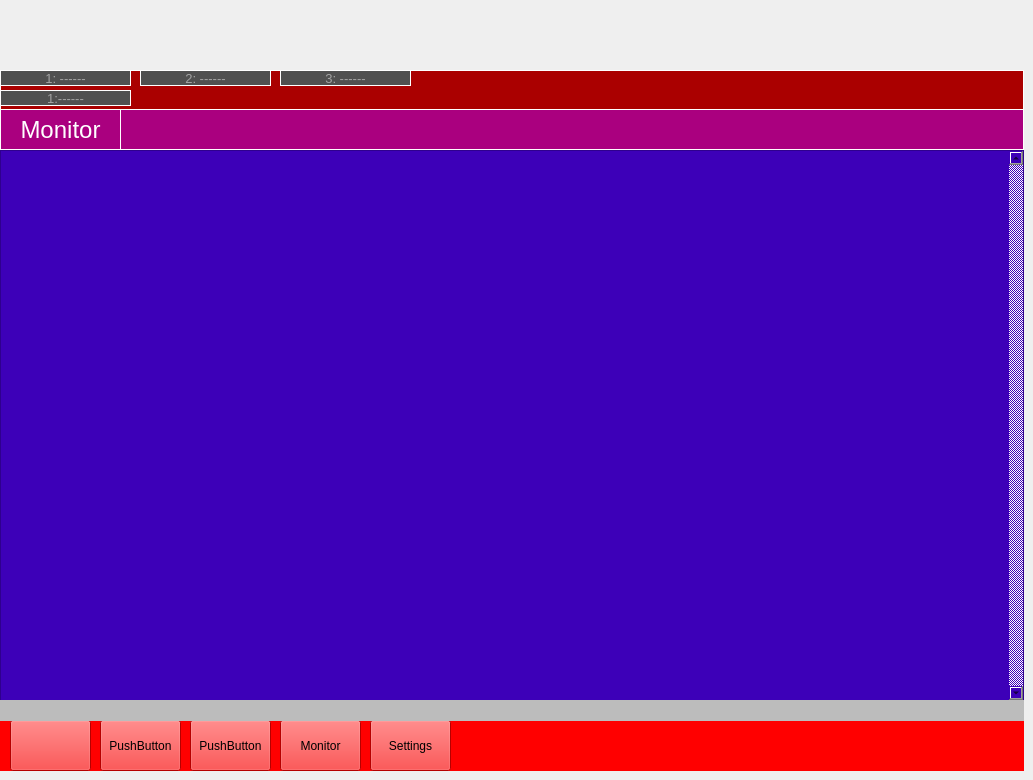
  <widget class="QWidget" name="centralwidget">
   <widget class="QWidget" name="widButtons" native="true">
    <property name="geometry">
     <rect>
      <x>0</x>
      <y>720</y>
      <width>1024</width>
      <height>51</height>
     </rect>
    </property>
    <property name="palette">
     <palette>
      <active>
       <colorrole role="WindowText">
        <brush brushstyle="SolidPattern">
         <color alpha="255">
          <red>0</red>
          <green>0</green>
          <blue>0</blue>
         </color>
        </brush>
       </colorrole>
       <colorrole role="Button">
        <brush brushstyle="SolidPattern">
         <color alpha="255">
          <red>255</red>
          <green>0</green>
          <blue>0</blue>
         </color>
        </brush>
       </colorrole>
       <colorrole role="Light">
        <brush brushstyle="SolidPattern">
         <color alpha="255">
          <red>255</red>
          <green>127</green>
          <blue>127</blue>
         </color>
        </brush>
       </colorrole>
       <colorrole role="Midlight">
        <brush brushstyle="SolidPattern">
         <color alpha="255">
          <red>255</red>
          <green>63</green>
          <blue>63</blue>
         </color>
        </brush>
       </colorrole>
       <colorrole role="Dark">
        <brush brushstyle="SolidPattern">
         <color alpha="255">
          <red>127</red>
          <green>0</green>
          <blue>0</blue>
         </color>
        </brush>
       </colorrole>
       <colorrole role="Mid">
        <brush brushstyle="SolidPattern">
         <color alpha="255">
          <red>170</red>
          <green>0</green>
          <blue>0</blue>
         </color>
        </brush>
       </colorrole>
       <colorrole role="Text">
        <brush brushstyle="SolidPattern">
         <color alpha="255">
          <red>0</red>
          <green>0</green>
          <blue>0</blue>
         </color>
        </brush>
       </colorrole>
       <colorrole role="BrightText">
        <brush brushstyle="SolidPattern">
         <color alpha="255">
          <red>255</red>
          <green>255</green>
          <blue>255</blue>
         </color>
        </brush>
       </colorrole>
       <colorrole role="ButtonText">
        <brush brushstyle="SolidPattern">
         <color alpha="255">
          <red>0</red>
          <green>0</green>
          <blue>0</blue>
         </color>
        </brush>
       </colorrole>
       <colorrole role="Base">
        <brush brushstyle="SolidPattern">
         <color alpha="255">
          <red>255</red>
          <green>255</green>
          <blue>255</blue>
         </color>
        </brush>
       </colorrole>
       <colorrole role="Window">
        <brush brushstyle="SolidPattern">
         <color alpha="255">
          <red>255</red>
          <green>0</green>
          <blue>0</blue>
         </color>
        </brush>
       </colorrole>
       <colorrole role="Shadow">
        <brush brushstyle="SolidPattern">
         <color alpha="255">
          <red>0</red>
          <green>0</green>
          <blue>0</blue>
         </color>
        </brush>
       </colorrole>
       <colorrole role="AlternateBase">
        <brush brushstyle="SolidPattern">
         <color alpha="255">
          <red>255</red>
          <green>127</green>
          <blue>127</blue>
         </color>
        </brush>
       </colorrole>
       <colorrole role="ToolTipBase">
        <brush brushstyle="SolidPattern">
         <color alpha="255">
          <red>255</red>
          <green>255</green>
          <blue>220</blue>
         </color>
        </brush>
       </colorrole>
       <colorrole role="ToolTipText">
        <brush brushstyle="SolidPattern">
         <color alpha="255">
          <red>0</red>
          <green>0</green>
          <blue>0</blue>
         </color>
        </brush>
       </colorrole>
      </active>
      <inactive>
       <colorrole role="WindowText">
        <brush brushstyle="SolidPattern">
         <color alpha="255">
          <red>0</red>
          <green>0</green>
          <blue>0</blue>
         </color>
        </brush>
       </colorrole>
       <colorrole role="Button">
        <brush brushstyle="SolidPattern">
         <color alpha="255">
          <red>255</red>
          <green>0</green>
          <blue>0</blue>
         </color>
        </brush>
       </colorrole>
       <colorrole role="Light">
        <brush brushstyle="SolidPattern">
         <color alpha="255">
          <red>255</red>
          <green>127</green>
          <blue>127</blue>
         </color>
        </brush>
       </colorrole>
       <colorrole role="Midlight">
        <brush brushstyle="SolidPattern">
         <color alpha="255">
          <red>255</red>
          <green>63</green>
          <blue>63</blue>
         </color>
        </brush>
       </colorrole>
       <colorrole role="Dark">
        <brush brushstyle="SolidPattern">
         <color alpha="255">
          <red>127</red>
          <green>0</green>
          <blue>0</blue>
         </color>
        </brush>
       </colorrole>
       <colorrole role="Mid">
        <brush brushstyle="SolidPattern">
         <color alpha="255">
          <red>170</red>
          <green>0</green>
          <blue>0</blue>
         </color>
        </brush>
       </colorrole>
       <colorrole role="Text">
        <brush brushstyle="SolidPattern">
         <color alpha="255">
          <red>0</red>
          <green>0</green>
          <blue>0</blue>
         </color>
        </brush>
       </colorrole>
       <colorrole role="BrightText">
        <brush brushstyle="SolidPattern">
         <color alpha="255">
          <red>255</red>
          <green>255</green>
          <blue>255</blue>
         </color>
        </brush>
       </colorrole>
       <colorrole role="ButtonText">
        <brush brushstyle="SolidPattern">
         <color alpha="255">
          <red>0</red>
          <green>0</green>
          <blue>0</blue>
         </color>
        </brush>
       </colorrole>
       <colorrole role="Base">
        <brush brushstyle="SolidPattern">
         <color alpha="255">
          <red>255</red>
          <green>255</green>
          <blue>255</blue>
         </color>
        </brush>
       </colorrole>
       <colorrole role="Window">
        <brush brushstyle="SolidPattern">
         <color alpha="255">
          <red>255</red>
          <green>0</green>
          <blue>0</blue>
         </color>
        </brush>
       </colorrole>
       <colorrole role="Shadow">
        <brush brushstyle="SolidPattern">
         <color alpha="255">
          <red>0</red>
          <green>0</green>
          <blue>0</blue>
         </color>
        </brush>
       </colorrole>
       <colorrole role="AlternateBase">
        <brush brushstyle="SolidPattern">
         <color alpha="255">
          <red>255</red>
          <green>127</green>
          <blue>127</blue>
         </color>
        </brush>
       </colorrole>
       <colorrole role="ToolTipBase">
        <brush brushstyle="SolidPattern">
         <color alpha="255">
          <red>255</red>
          <green>255</green>
          <blue>220</blue>
         </color>
        </brush>
       </colorrole>
       <colorrole role="ToolTipText">
        <brush brushstyle="SolidPattern">
         <color alpha="255">
          <red>0</red>
          <green>0</green>
          <blue>0</blue>
         </color>
        </brush>
       </colorrole>
      </inactive>
      <disabled>
       <colorrole role="WindowText">
        <brush brushstyle="SolidPattern">
         <color alpha="255">
          <red>127</red>
          <green>0</green>
          <blue>0</blue>
         </color>
        </brush>
       </colorrole>
       <colorrole role="Button">
        <brush brushstyle="SolidPattern">
         <color alpha="255">
          <red>255</red>
          <green>0</green>
          <blue>0</blue>
         </color>
        </brush>
       </colorrole>
       <colorrole role="Light">
        <brush brushstyle="SolidPattern">
         <color alpha="255">
          <red>255</red>
          <green>127</green>
          <blue>127</blue>
         </color>
        </brush>
       </colorrole>
       <colorrole role="Midlight">
        <brush brushstyle="SolidPattern">
         <color alpha="255">
          <red>255</red>
          <green>63</green>
          <blue>63</blue>
         </color>
        </brush>
       </colorrole>
       <colorrole role="Dark">
        <brush brushstyle="SolidPattern">
         <color alpha="255">
          <red>127</red>
          <green>0</green>
          <blue>0</blue>
         </color>
        </brush>
       </colorrole>
       <colorrole role="Mid">
        <brush brushstyle="SolidPattern">
         <color alpha="255">
          <red>170</red>
          <green>0</green>
          <blue>0</blue>
         </color>
        </brush>
       </colorrole>
       <colorrole role="Text">
        <brush brushstyle="SolidPattern">
         <color alpha="255">
          <red>127</red>
          <green>0</green>
          <blue>0</blue>
         </color>
        </brush>
       </colorrole>
       <colorrole role="BrightText">
        <brush brushstyle="SolidPattern">
         <color alpha="255">
          <red>255</red>
          <green>255</green>
          <blue>255</blue>
         </color>
        </brush>
       </colorrole>
       <colorrole role="ButtonText">
        <brush brushstyle="SolidPattern">
         <color alpha="255">
          <red>127</red>
          <green>0</green>
          <blue>0</blue>
         </color>
        </brush>
       </colorrole>
       <colorrole role="Base">
        <brush brushstyle="SolidPattern">
         <color alpha="255">
          <red>255</red>
          <green>0</green>
          <blue>0</blue>
         </color>
        </brush>
       </colorrole>
       <colorrole role="Window">
        <brush brushstyle="SolidPattern">
         <color alpha="255">
          <red>255</red>
          <green>0</green>
          <blue>0</blue>
         </color>
        </brush>
       </colorrole>
       <colorrole role="Shadow">
        <brush brushstyle="SolidPattern">
         <color alpha="255">
          <red>0</red>
          <green>0</green>
          <blue>0</blue>
         </color>
        </brush>
       </colorrole>
       <colorrole role="AlternateBase">
        <brush brushstyle="SolidPattern">
         <color alpha="255">
          <red>255</red>
          <green>0</green>
          <blue>0</blue>
         </color>
        </brush>
       </colorrole>
       <colorrole role="ToolTipBase">
        <brush brushstyle="SolidPattern">
         <color alpha="255">
          <red>255</red>
          <green>255</green>
          <blue>220</blue>
         </color>
        </brush>
       </colorrole>
       <colorrole role="ToolTipText">
        <brush brushstyle="SolidPattern">
         <color alpha="255">
          <red>0</red>
          <green>0</green>
          <blue>0</blue>
         </color>
        </brush>
       </colorrole>
      </disabled>
     </palette>
    </property>
    <property name="autoFillBackground">
     <bool>true</bool>
    </property>
    <widget class="QPushButton" name="pBMheard">
     <property name="geometry">
      <rect>
       <x>10</x>
       <y>0</y>
       <width>81</width>
       <height>51</height>
      </rect>
     </property>
     <property name="text">
      <string/>
     </property>
     <property name="icon">
      <iconset>
       <normaloff>graphics/mheard.png</normaloff>graphics/mheard.png</iconset>
     </property>
     <property name="iconSize">
      <size>
       <width>81</width>
       <height>51</height>
      </size>
     </property>
    </widget>
    <widget class="QPushButton" name="pushButton_2">
     <property name="geometry">
      <rect>
       <x>100</x>
       <y>0</y>
       <width>81</width>
       <height>51</height>
      </rect>
     </property>
     <property name="text">
      <string>PushButton</string>
     </property>
    </widget>
    <widget class="QPushButton" name="pushButton_3">
     <property name="geometry">
      <rect>
       <x>190</x>
       <y>0</y>
       <width>81</width>
       <height>51</height>
      </rect>
     </property>
     <property name="text">
      <string>PushButton</string>
     </property>
    </widget>
    <widget class="QPushButton" name="pBSettings">
     <property name="geometry">
      <rect>
       <x>370</x>
       <y>0</y>
       <width>81</width>
       <height>51</height>
      </rect>
     </property>
     <property name="text">
      <string>Settings</string>
     </property>
    </widget>
    <widget class="QPushButton" name="pBMonitor">
     <property name="geometry">
      <rect>
       <x>280</x>
       <y>0</y>
       <width>81</width>
       <height>51</height>
      </rect>
     </property>
     <property name="text">
      <string>Monitor</string>
     </property>
    </widget>
   </widget>
   <widget class="QWidget" name="widMonitor" native="true">
    <property name="geometry">
     <rect>
      <x>0</x>
      <y>150</y>
      <width>1024</width>
      <height>571</height>
     </rect>
    </property>
    <property name="styleSheet">
     <string notr="true">background-color: rgb(61, 0, 184);</string>
    </property>
    <widget class="QTextEdit" name="tEMonitor">
     <property name="enabled">
      <bool>true</bool>
     </property>
     <property name="geometry">
      <rect>
       <x>0</x>
       <y>0</y>
       <width>1024</width>
       <height>551</height>
      </rect>
     </property>
     <property name="font">
      <font>
       <family>MS Shell Dlg 2</family>
       <pointsize>14</pointsize>
       <weight>9</weight>
       <italic>false</italic>
       <bold>false</bold>
      </font>
     </property>
     <property name="styleSheet">
      <string notr="true">font: 75 14pt &quot;MS Shell Dlg 2&quot;;</string>
     </property>
     <property name="verticalScrollBarPolicy">
      <enum>Qt::ScrollBarAlwaysOn</enum>
     </property>
     <property name="overwriteMode">
      <bool>false</bool>
     </property>
     <property name="textInteractionFlags">
      <set>Qt::NoTextInteraction</set>
     </property>
     <property name="placeholderText">
      <string/>
     </property>
    </widget>
   </widget>
   <widget class="QWidget" name="widMheard" native="true">
    <property name="enabled">
     <bool>false</bool>
    </property>
    <property name="geometry">
     <rect>
      <x>0</x>
      <y>150</y>
      <width>1024</width>
      <height>571</height>
     </rect>
    </property>
    <property name="styleSheet">
     <string notr="true">background-color:rgb(185, 185, 185);</string>
    </property>
    <widget class="QListView" name="listView">
     <property name="geometry">
      <rect>
       <x>0</x>
       <y>0</y>
       <width>1024</width>
       <height>571</height>
      </rect>
     </property>
    </widget>
   </widget>
   <widget class="QWidget" name="widStatus" native="true">
    <property name="geometry">
     <rect>
      <x>0</x>
      <y>109</y>
      <width>1024</width>
      <height>41</height>
     </rect>
    </property>
    <property name="styleSheet">
     <string notr="true">background-color: rgb(170, 0, 127);
border-color: rgb(255, 255, 255);
border-style: outset;
border-width: 1px;</string>
    </property>
    <widget class="QLabel" name="lWTitle">
     <property name="geometry">
      <rect>
       <x>0</x>
       <y>0</y>
       <width>121</width>
       <height>41</height>
      </rect>
     </property>
     <property name="font">
      <font>
       <pointsize>18</pointsize>
       <weight>50</weight>
       <bold>false</bold>
      </font>
     </property>
     <property name="styleSheet">
      <string notr="true">color: rgb(255, 255, 255);</string>
     </property>
     <property name="text">
      <string>Monitor</string>
     </property>
     <property name="alignment">
      <set>Qt::AlignCenter</set>
     </property>
    </widget>
   </widget>
   <widget class="QWidget" name="widChannels" native="true">
    <property name="geometry">
     <rect>
      <x>0</x>
      <y>70</y>
      <width>1024</width>
      <height>41</height>
     </rect>
    </property>
    <property name="styleSheet">
     <string notr="true">background-color: rgb(170, 0, 0);
border-color: rgb(255, 255, 255);
border-style: outset;
border-width: 1px;</string>
    </property>
    <widget class="QPushButton" name="pBChan1">
     <property name="geometry">
      <rect>
       <x>0</x>
       <y>0</y>
       <width>131</width>
       <height>16</height>
      </rect>
     </property>
     <property name="font">
      <font>
       <pointsize>10</pointsize>
      </font>
     </property>
     <property name="styleSheet">
      <string notr="true">background-color: rgb(80, 80, 80);
color: rgb(163, 163, 163);</string>
     </property>
     <property name="text">
      <string>1: ------</string>
     </property>
    </widget>
    <widget class="QPushButton" name="pushButton_4">
     <property name="geometry">
      <rect>
       <x>0</x>
       <y>20</y>
       <width>131</width>
       <height>16</height>
      </rect>
     </property>
     <property name="font">
      <font>
       <pointsize>10</pointsize>
      </font>
     </property>
     <property name="styleSheet">
      <string notr="true">background-color: rgb(80, 80, 80);
color: rgb(163, 163, 163);</string>
     </property>
     <property name="text">
      <string>1:------</string>
     </property>
    </widget>
    <widget class="QPushButton" name="pushButton_5">
     <property name="geometry">
      <rect>
       <x>140</x>
       <y>0</y>
       <width>131</width>
       <height>16</height>
      </rect>
     </property>
     <property name="font">
      <font>
       <pointsize>10</pointsize>
      </font>
     </property>
     <property name="styleSheet">
      <string notr="true">background-color: rgb(80, 80, 80);
color: rgb(163, 163, 163);</string>
     </property>
     <property name="text">
      <string>2: ------</string>
     </property>
    </widget>
    <widget class="QPushButton" name="pushButton_6">
     <property name="geometry">
      <rect>
       <x>280</x>
       <y>0</y>
       <width>131</width>
       <height>16</height>
      </rect>
     </property>
     <property name="font">
      <font>
       <pointsize>10</pointsize>
      </font>
     </property>
     <property name="styleSheet">
      <string notr="true">background-color: rgb(80, 80, 80);
color: rgb(163, 163, 163);</string>
     </property>
     <property name="text">
      <string>3: ------</string>
     </property>
    </widget>
   </widget>
   <widget class="QWidget" name="widChan1" native="true">
    <property name="geometry">
     <rect>
      <x>0</x>
      <y>150</y>
      <width>1024</width>
      <height>551</height>
     </rect>
    </property>
    <property name="styleSheet">
     <string notr="true">background-color: rgb(90, 90, 90);</string>
    </property>
    <widget class="QTextEdit" name="tECh1">
     <property name="geometry">
      <rect>
       <x>0</x>
       <y>0</y>
       <width>1024</width>
       <height>551</height>
      </rect>
     </property>
     <property name="styleSheet">
      <string notr="true">font: 75 14pt &quot;MS Shell Dlg 2&quot;;</string>
     </property>
     <property name="verticalScrollBarPolicy">
      <enum>Qt::ScrollBarAlwaysOn</enum>
     </property>
     <property name="textInteractionFlags">
      <set>Qt::NoTextInteraction</set>
     </property>
    </widget>
   </widget>
   <widget class="QWidget" name="widButtonsCh1" native="true">
    <property name="geometry">
     <rect>
      <x>0</x>
      <y>720</y>
      <width>1024</width>
      <height>51</height>
     </rect>
    </property>
    <property name="palette">
     <palette>
      <active>
       <colorrole role="WindowText">
        <brush brushstyle="SolidPattern">
         <color alpha="255">
          <red>0</red>
          <green>0</green>
          <blue>0</blue>
         </color>
        </brush>
       </colorrole>
       <colorrole role="Button">
        <brush brushstyle="SolidPattern">
         <color alpha="255">
          <red>255</red>
          <green>0</green>
          <blue>0</blue>
         </color>
        </brush>
       </colorrole>
       <colorrole role="Light">
        <brush brushstyle="SolidPattern">
         <color alpha="255">
          <red>255</red>
          <green>127</green>
          <blue>127</blue>
         </color>
        </brush>
       </colorrole>
       <colorrole role="Midlight">
        <brush brushstyle="SolidPattern">
         <color alpha="255">
          <red>255</red>
          <green>63</green>
          <blue>63</blue>
         </color>
        </brush>
       </colorrole>
       <colorrole role="Dark">
        <brush brushstyle="SolidPattern">
         <color alpha="255">
          <red>127</red>
          <green>0</green>
          <blue>0</blue>
         </color>
        </brush>
       </colorrole>
       <colorrole role="Mid">
        <brush brushstyle="SolidPattern">
         <color alpha="255">
          <red>170</red>
          <green>0</green>
          <blue>0</blue>
         </color>
        </brush>
       </colorrole>
       <colorrole role="Text">
        <brush brushstyle="SolidPattern">
         <color alpha="255">
          <red>0</red>
          <green>0</green>
          <blue>0</blue>
         </color>
        </brush>
       </colorrole>
       <colorrole role="BrightText">
        <brush brushstyle="SolidPattern">
         <color alpha="255">
          <red>255</red>
          <green>255</green>
          <blue>255</blue>
         </color>
        </brush>
       </colorrole>
       <colorrole role="ButtonText">
        <brush brushstyle="SolidPattern">
         <color alpha="255">
          <red>0</red>
          <green>0</green>
          <blue>0</blue>
         </color>
        </brush>
       </colorrole>
       <colorrole role="Base">
        <brush brushstyle="SolidPattern">
         <color alpha="255">
          <red>255</red>
          <green>255</green>
          <blue>255</blue>
         </color>
        </brush>
       </colorrole>
       <colorrole role="Window">
        <brush brushstyle="SolidPattern">
         <color alpha="255">
          <red>255</red>
          <green>0</green>
          <blue>0</blue>
         </color>
        </brush>
       </colorrole>
       <colorrole role="Shadow">
        <brush brushstyle="SolidPattern">
         <color alpha="255">
          <red>0</red>
          <green>0</green>
          <blue>0</blue>
         </color>
        </brush>
       </colorrole>
       <colorrole role="AlternateBase">
        <brush brushstyle="SolidPattern">
         <color alpha="255">
          <red>255</red>
          <green>127</green>
          <blue>127</blue>
         </color>
        </brush>
       </colorrole>
       <colorrole role="ToolTipBase">
        <brush brushstyle="SolidPattern">
         <color alpha="255">
          <red>255</red>
          <green>255</green>
          <blue>220</blue>
         </color>
        </brush>
       </colorrole>
       <colorrole role="ToolTipText">
        <brush brushstyle="SolidPattern">
         <color alpha="255">
          <red>0</red>
          <green>0</green>
          <blue>0</blue>
         </color>
        </brush>
       </colorrole>
      </active>
      <inactive>
       <colorrole role="WindowText">
        <brush brushstyle="SolidPattern">
         <color alpha="255">
          <red>0</red>
          <green>0</green>
          <blue>0</blue>
         </color>
        </brush>
       </colorrole>
       <colorrole role="Button">
        <brush brushstyle="SolidPattern">
         <color alpha="255">
          <red>255</red>
          <green>0</green>
          <blue>0</blue>
         </color>
        </brush>
       </colorrole>
       <colorrole role="Light">
        <brush brushstyle="SolidPattern">
         <color alpha="255">
          <red>255</red>
          <green>127</green>
          <blue>127</blue>
         </color>
        </brush>
       </colorrole>
       <colorrole role="Midlight">
        <brush brushstyle="SolidPattern">
         <color alpha="255">
          <red>255</red>
          <green>63</green>
          <blue>63</blue>
         </color>
        </brush>
       </colorrole>
       <colorrole role="Dark">
        <brush brushstyle="SolidPattern">
         <color alpha="255">
          <red>127</red>
          <green>0</green>
          <blue>0</blue>
         </color>
        </brush>
       </colorrole>
       <colorrole role="Mid">
        <brush brushstyle="SolidPattern">
         <color alpha="255">
          <red>170</red>
          <green>0</green>
          <blue>0</blue>
         </color>
        </brush>
       </colorrole>
       <colorrole role="Text">
        <brush brushstyle="SolidPattern">
         <color alpha="255">
          <red>0</red>
          <green>0</green>
          <blue>0</blue>
         </color>
        </brush>
       </colorrole>
       <colorrole role="BrightText">
        <brush brushstyle="SolidPattern">
         <color alpha="255">
          <red>255</red>
          <green>255</green>
          <blue>255</blue>
         </color>
        </brush>
       </colorrole>
       <colorrole role="ButtonText">
        <brush brushstyle="SolidPattern">
         <color alpha="255">
          <red>0</red>
          <green>0</green>
          <blue>0</blue>
         </color>
        </brush>
       </colorrole>
       <colorrole role="Base">
        <brush brushstyle="SolidPattern">
         <color alpha="255">
          <red>255</red>
          <green>255</green>
          <blue>255</blue>
         </color>
        </brush>
       </colorrole>
       <colorrole role="Window">
        <brush brushstyle="SolidPattern">
         <color alpha="255">
          <red>255</red>
          <green>0</green>
          <blue>0</blue>
         </color>
        </brush>
       </colorrole>
       <colorrole role="Shadow">
        <brush brushstyle="SolidPattern">
         <color alpha="255">
          <red>0</red>
          <green>0</green>
          <blue>0</blue>
         </color>
        </brush>
       </colorrole>
       <colorrole role="AlternateBase">
        <brush brushstyle="SolidPattern">
         <color alpha="255">
          <red>255</red>
          <green>127</green>
          <blue>127</blue>
         </color>
        </brush>
       </colorrole>
       <colorrole role="ToolTipBase">
        <brush brushstyle="SolidPattern">
         <color alpha="255">
          <red>255</red>
          <green>255</green>
          <blue>220</blue>
         </color>
        </brush>
       </colorrole>
       <colorrole role="ToolTipText">
        <brush brushstyle="SolidPattern">
         <color alpha="255">
          <red>0</red>
          <green>0</green>
          <blue>0</blue>
         </color>
        </brush>
       </colorrole>
      </inactive>
      <disabled>
       <colorrole role="WindowText">
        <brush brushstyle="SolidPattern">
         <color alpha="255">
          <red>127</red>
          <green>0</green>
          <blue>0</blue>
         </color>
        </brush>
       </colorrole>
       <colorrole role="Button">
        <brush brushstyle="SolidPattern">
         <color alpha="255">
          <red>255</red>
          <green>0</green>
          <blue>0</blue>
         </color>
        </brush>
       </colorrole>
       <colorrole role="Light">
        <brush brushstyle="SolidPattern">
         <color alpha="255">
          <red>255</red>
          <green>127</green>
          <blue>127</blue>
         </color>
        </brush>
       </colorrole>
       <colorrole role="Midlight">
        <brush brushstyle="SolidPattern">
         <color alpha="255">
          <red>255</red>
          <green>63</green>
          <blue>63</blue>
         </color>
        </brush>
       </colorrole>
       <colorrole role="Dark">
        <brush brushstyle="SolidPattern">
         <color alpha="255">
          <red>127</red>
          <green>0</green>
          <blue>0</blue>
         </color>
        </brush>
       </colorrole>
       <colorrole role="Mid">
        <brush brushstyle="SolidPattern">
         <color alpha="255">
          <red>170</red>
          <green>0</green>
          <blue>0</blue>
         </color>
        </brush>
       </colorrole>
       <colorrole role="Text">
        <brush brushstyle="SolidPattern">
         <color alpha="255">
          <red>127</red>
          <green>0</green>
          <blue>0</blue>
         </color>
        </brush>
       </colorrole>
       <colorrole role="BrightText">
        <brush brushstyle="SolidPattern">
         <color alpha="255">
          <red>255</red>
          <green>255</green>
          <blue>255</blue>
         </color>
        </brush>
       </colorrole>
       <colorrole role="ButtonText">
        <brush brushstyle="SolidPattern">
         <color alpha="255">
          <red>127</red>
          <green>0</green>
          <blue>0</blue>
         </color>
        </brush>
       </colorrole>
       <colorrole role="Base">
        <brush brushstyle="SolidPattern">
         <color alpha="255">
          <red>255</red>
          <green>0</green>
          <blue>0</blue>
         </color>
        </brush>
       </colorrole>
       <colorrole role="Window">
        <brush brushstyle="SolidPattern">
         <color alpha="255">
          <red>255</red>
          <green>0</green>
          <blue>0</blue>
         </color>
        </brush>
       </colorrole>
       <colorrole role="Shadow">
        <brush brushstyle="SolidPattern">
         <color alpha="255">
          <red>0</red>
          <green>0</green>
          <blue>0</blue>
         </color>
        </brush>
       </colorrole>
       <colorrole role="AlternateBase">
        <brush brushstyle="SolidPattern">
         <color alpha="255">
          <red>255</red>
          <green>0</green>
          <blue>0</blue>
         </color>
        </brush>
       </colorrole>
       <colorrole role="ToolTipBase">
        <brush brushstyle="SolidPattern">
         <color alpha="255">
          <red>255</red>
          <green>255</green>
          <blue>220</blue>
         </color>
        </brush>
       </colorrole>
       <colorrole role="ToolTipText">
        <brush brushstyle="SolidPattern">
         <color alpha="255">
          <red>0</red>
          <green>0</green>
          <blue>0</blue>
         </color>
        </brush>
       </colorrole>
      </disabled>
     </palette>
    </property>
    <property name="autoFillBackground">
     <bool>true</bool>
    </property>
    <widget class="QPushButton" name="pBConnectCh1">
     <property name="geometry">
      <rect>
       <x>10</x>
       <y>0</y>
       <width>81</width>
       <height>51</height>
      </rect>
     </property>
     <property name="text">
      <string/>
     </property>
     <property name="icon">
      <iconset>
       <normaloff>graphics/connect.png</normaloff>graphics/connect.png</iconset>
     </property>
     <property name="iconSize">
      <size>
       <width>81</width>
       <height>51</height>
      </size>
     </property>
    </widget>
    <widget class="QPushButton" name="pushButton_9">
     <property name="geometry">
      <rect>
       <x>100</x>
       <y>0</y>
       <width>81</width>
       <height>51</height>
      </rect>
     </property>
     <property name="text">
      <string>PushButton</string>
     </property>
    </widget>
    <widget class="QPushButton" name="pushButton_10">
     <property name="geometry">
      <rect>
       <x>190</x>
       <y>0</y>
       <width>81</width>
       <height>51</height>
      </rect>
     </property>
     <property name="text">
      <string>PushButton</string>
     </property>
    </widget>
    <widget class="QPushButton" name="pBSettings_3">
     <property name="geometry">
      <rect>
       <x>370</x>
       <y>0</y>
       <width>81</width>
       <height>51</height>
      </rect>
     </property>
     <property name="text">
      <string>Settings</string>
     </property>
    </widget>
    <widget class="QPushButton" name="pBMonitorCh1">
     <property name="geometry">
      <rect>
       <x>280</x>
       <y>0</y>
       <width>81</width>
       <height>51</height>
      </rect>
     </property>
     <property name="text">
      <string>Monitor</string>
     </property>
    </widget>
   </widget>
   <widget class="QWidget" name="widStatusBot" native="true">
    <property name="geometry">
     <rect>
      <x>0</x>
      <y>700</y>
      <width>1024</width>
      <height>21</height>
     </rect>
    </property>
    <property name="styleSheet">
     <string notr="true">background-color: rgb(188, 188, 188);</string>
    </property>
   </widget>
   <zorder>widChan1</zorder>
   <zorder>widButtonsCh1</zorder>
   <zorder>widButtons</zorder>
   <zorder>widMheard</zorder>
   <zorder>widMonitor</zorder>
   <zorder>widChannels</zorder>
   <zorder>widStatus</zorder>
   <zorder>widStatusBot</zorder>
  </widget>
